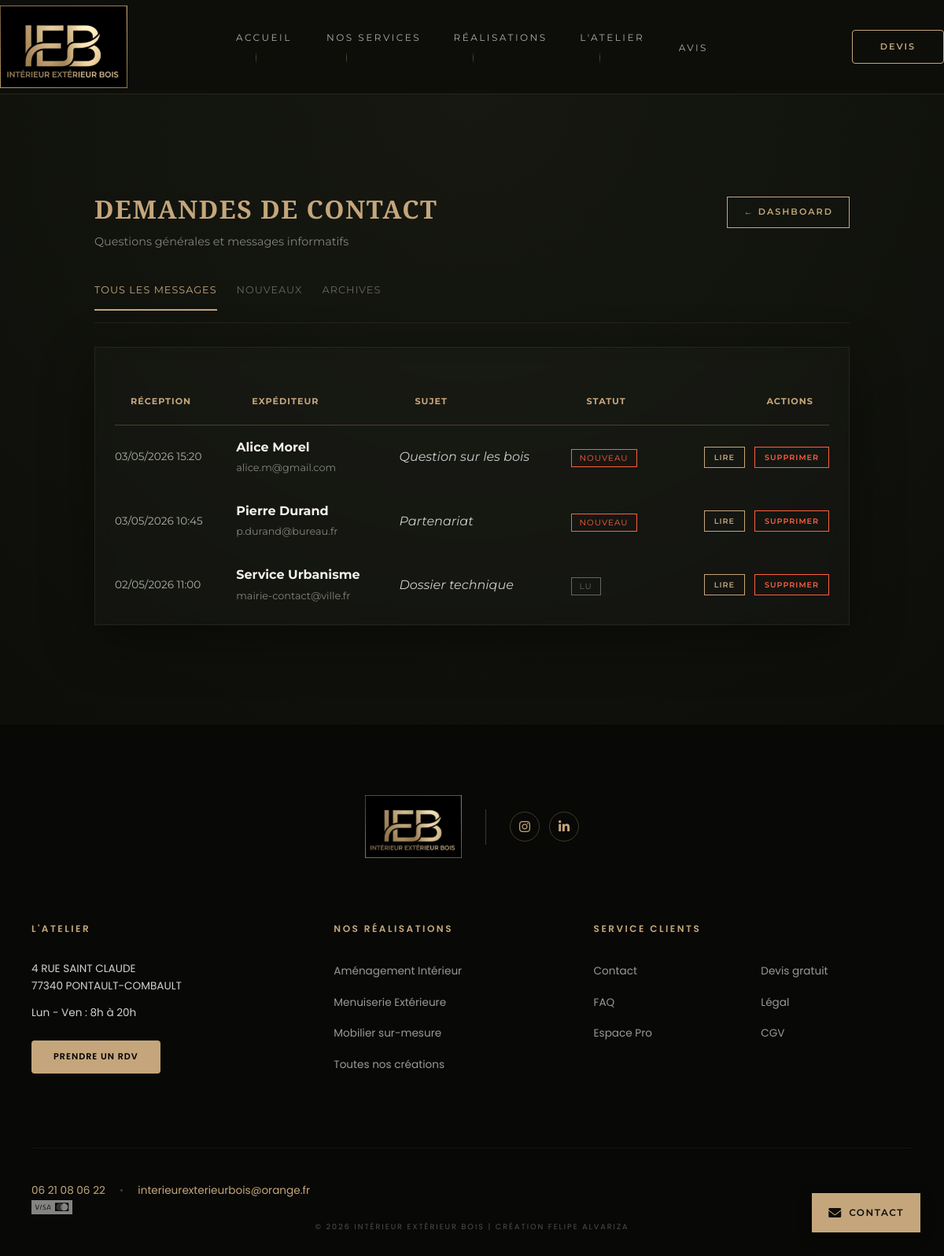
The page /admin/contact.php (signed in) on the database its author committed.
### tables this page shows
CREATE TABLE IF NOT EXISTS `contacts` (
  `id` int(11) NOT NULL AUTO_INCREMENT,
  `nom` varchar(255) DEFAULT NULL,
  `email` varchar(255) DEFAULT NULL,
  `telephone` varchar(50) DEFAULT NULL,
  `sujet` varchar(255) DEFAULT NULL,
  `message` mediumtext DEFAULT NULL,
  `statut` enum('non_lu','lu','corbeille') DEFAULT 'non_lu',
  `date_envoi` datetime DEFAULT current_timestamp(),
  PRIMARY KEY (`id`)
);

### src/admin/contact.php (the view, shortened to what this page needs)
<?php
require_once('../includes/db.php');
$filter = isset($_GET['filter']) ? $_GET['filter'] : 'tous';
if ($filter === 'non_lu') {
    $stmt = $pdo->prepare("SELECT * FROM contacts WHERE statut = 'non_lu' ORDER BY date_envoi DESC");
} elseif ($filter === 'lu') {
    $stmt = $pdo->prepare("SELECT * FROM contacts WHERE statut = 'lu' ORDER BY date_envoi DESC");
} else {
    $stmt = $pdo->prepare("SELECT * FROM contacts WHERE statut != 'corbeille' ORDER BY date_envoi DESC");
}
$stmt->execute();
$contacts = $stmt->fetchAll();
include('../includes/header.php');
?>
<link rel="stylesheet" href="../css/admin.css">
<main class="admin-main">
    <div class="container" style="max-width: 1000px; margin: 0 auto; padding: 0 20px;">
        <div style="display: flex; justify-content: space-between; align-items: flex-start; margin-bottom: 40px;">
            <div>
                <h1 class="serif-gold" style="margin-bottom: 5px;">Demandes de Contact</h1>
                <p style="opacity: 0.5; font-size: 0.9rem;">Questions générales et messages informatifs</p>
            </div>
            <a href="index.php" class="btn-gold" style="font-size: 0.7rem; padding: 10px 20px; width: auto; min-width: unset; text-transform: uppercase; letter-spacing: 2px; text-decoration: none;">
                ← Dashboard
            </a>
        </div>
        <nav class="filter-nav" style="margin-bottom: 30px; display: flex; gap: 25px; border-bottom: 1px solid rgba(197, 166, 124, 0.1); padding-bottom: 15px; align-items: center;">
            <a href="contact.php?filter=tous"
               style="text-decoration: none; font-size: 0.8rem; text-transform: uppercase; letter-spacing: 1px; color: <?= $filter === 'tous' ? 'var(--gold-accent)' : '#666' ?>; border-bottom: 2px solid <?= $filter === 'tous' ? 'var(--gold-accent)' : 'transparent' ?>; padding-bottom: 13px; transition: 0.3s;">
                Tous les messages
            </a>
            <a href="contact.php?filter=non_lu"
               style="text-decoration: none; font-size: 0.8rem; text-transform: uppercase; letter-spacing: 1px; color: <?= $filter === 'non_lu' ? 'var(--gold-accent)' : '#666' ?>; border-bottom: 2px solid <?= $filter === 'non_lu' ? 'var(--gold-accent)' : 'transparent' ?>; padding-bottom: 13px; transition: 0.3s;">
                Nouveaux
            </a>
            <a href="contact.php?filter=lu"
               style="text-decoration: none; font-size: 0.8rem; text-transform: uppercase; letter-spacing: 1px; color: <?= $filter === 'lu' ? 'var(--gold-accent)' : '#666' ?>; border-bottom: 2px solid <?= $filter === 'lu' ? 'var(--gold-accent)' : 'transparent' ?>; padding-bottom: 13px; transition: 0.3s;">
                Archives
            </a>
        </nav>
        <?php if (empty($contacts)): ?>
            <div class="card-premium" style="text-align: center; padding: 60px 20px;">
                <p style="opacity: 0.4; font-family: 'Playfair Display', serif; font-style: italic; font-size: 1.2rem;">
                    Aucun message ne correspond à ce filtre.
                </p>
            </div>
        <?php else: ?>
            <div class="card-premium" style="padding: 10px 25px;">
                <table class="admin-table" style="width: 100%; border-spacing: 0;">
                    <thead>
                        <tr>
                            <th style="text-align:left; padding-bottom: 20px; color: var(--gold-accent); font-size: 0.7rem; text-transform: uppercase; letter-spacing: 1px;">Réception</th>
                            <th style="text-align:left; padding-bottom: 20px; color: var(--gold-accent); font-size: 0.7rem; text-transform: uppercase; letter-spacing: 1px;">Expéditeur</th>
                            <th style="text-align:left; padding-bottom: 20px; color: var(--gold-accent); font-size: 0.7rem; text-transform: uppercase; letter-spacing: 1px;">Sujet</th>
                            <th style="text-align:left; padding-bottom: 20px; color: var(--gold-accent); font-size: 0.7rem; text-transform: uppercase; letter-spacing: 1px;">Statut</th>
                            <th style="text-align:right; padding-bottom: 20px; color: var(--gold-accent); font-size: 0.7rem; text-transform: uppercase; letter-spacing: 1px;">Actions</th>
                        </tr>
                    </thead>
                    <tbody>
                        <?php foreach ($contacts as $c): ?>
                        <tr>
                            <td style="padding: 15px 0; font-size: 0.85rem; opacity: 0.7; border-bottom: 1px solid rgba(197, 166, 124, 0.1);">
                                <?= date('d/m/Y H:i', strtotime($c['date_envoi'])) ?>
                            </td>
                            <td style="padding: 15px 0; border-bottom: 1px solid rgba(197, 166, 124, 0.1);">
                                <strong style="display: block; color: var(--light-beige);"><?= htmlspecialchars($c['nom']) ?></strong>
                                <span style="font-size: 0.8rem; opacity: 0.5;"><?= htmlspecialchars($c['email']) ?></span>
                            </td>
                            <td style="padding: 15px 0; border-bottom: 1px solid rgba(197, 166, 124, 0.1);">
                                <span style="font-style: italic; color: #ccc;"><?= htmlspecialchars($c['sujet']) ?></span>
                            </td>
                            <td style="padding: 15px 0; border-bottom: 1px solid rgba(197, 166, 124, 0.1);">
                                <span class="badge <?= $c['statut'] === 'non_lu' ? 'badge-new' : 'badge-read' ?>">
                                    <?= $c['statut'] === 'non_lu' ? 'Nouveau' : 'Lu' ?>
                                </span>
                            </td>
                            <td style="text-align: right; padding: 15px 0; border-bottom: 1px solid rgba(197, 166, 124, 0.1);">
                                <div style="display: flex; gap: 12px; justify-content: flex-end;">
                                    <a href="view_contact.php?id=<?= $c['id'] ?>" class="btn-mini-gold" style="text-decoration:none;">Lire</a>
                                    <a href="delete_contact.php?id=<?= $c['id'] ?>" class="btn-mini-flush" style="text-decoration:none;" onclick="return confirm('Envoyer ce message à la corbeille ?')">Supprimer</a>
                                </div>
                            </td>
                        </tr>
                        <?php endforeach; ?>
                    </tbody>
                </table>
            </div>
        <?php endif; ?>
    </div>
</main>
<?php include('../includes/footer.php'); ?>

### src/css/style.css (style rules this page uses)
:root { --dark-wood: #0d0e0a; --bg-light: #161811; --light-beige: #f4f1ea; --gold-accent: #c5a67c; --gold-glow: rgba(197, 166, 124, 0.3); --transition-luxe: all 0.6s cubic-bezier(0.16, 1, 0.3, 1); }
.container { width: 90%; max-width: 1400px; margin: 0 auto; }
.card-premium { background: rgba(255,255,255,0.02); border: 1px solid rgba(197,166,124,0.08); box-shadow: 0 20px 60px rgba(0,0,0,0.4); }
* { box-sizing: border-box; margin: 0; padding: 0; }
body { font-family: 'Montserrat', sans-serif; background: linear-gradient( to bottom, #0d0e0a 0%, #141610 30%, #161811 60%, #1a1c14 100% ); color: var(--light-beige); -webkit-font-smoothing: antialiased; line-height: 1.6; overflow-x: hidden; }
h1, h2, h3 { font-family: 'Playfair Display', serif; font-weight: 600; }
.btn-gold { width: 100%; padding: 20px; background: var(--gold-accent); color: #1a1c14; border: none; text-transform: uppercase; letter-spacing: 3px; font-weight: 700; cursor: pointer; transition: all 0.4s ease; margin-top: 10px; }
:root { --gold-accent: #c5a67c; --gold-glow: rgba(197, 166, 124, 0.4); --light-beige: #f5f5f0; }
html { scroll-behavior: smooth; }
h1, h2 { letter-spacing: -0.02em; }
html, body { max-width: 100%; overflow-x: hidden; width: 100%; }

### src/css/header.css (style rules this page uses)
html, body { max-width: 100%; overflow-x: hidden; width: 100%; position: relative; }
html, body { max-width: 100% !important; overflow-x: hidden !important; position: relative; width: 100%; }

### src/css/admin.css (style rules this page uses)
:root { --dark-wood: #0d0e0a; --bg-light: #161811; --light-beige: #f4f1ea; --gold-accent: #c5a67c; --gold-glow: rgba(197, 166, 124, 0.2); --transition-luxe: all 0.6s cubic-bezier(0.16, 1, 0.3, 1); }
body { background-color: var(--dark-wood); color: var(--light-beige); font-family: 'Montserrat', sans-serif; margin: 0; line-height: 1.6; }
.admin-main { padding: 120px 0; background: radial-gradient(circle at top center, var(--bg-light) 0%, var(--dark-wood) 100%); min-height: 100vh; }
.serif-gold { font-family: 'Playfair Display', serif; color: var(--gold-accent); letter-spacing: 1.5px; font-weight: 600; text-transform: uppercase; }
.card-premium { background: rgba(255, 255, 255, 0.02); border: 1px solid rgba(197, 166, 124, 0.1); padding: 40px; position: relative; transition: var(--transition-luxe); overflow: hidden; backdrop-filter: blur(10px); }
.admin-table { width: 100%; border-collapse: separate; border-spacing: 0 15px; margin-top: 40px; }
.admin-table th { text-align: left; padding: 10px 20px; font-size: 0.75rem; text-transform: uppercase; letter-spacing: 2px; color: var(--gold-accent); border-bottom: 1px solid rgba(197, 166, 124, 0.3); }
.admin-table tr { background: rgba(255, 255, 255, 0.03); transition: var(--transition-luxe); }
.admin-table td { padding: 20px; border-top: 1px solid rgba(197, 166, 124, 0.05); border-bottom: 1px solid rgba(197, 166, 124, 0.05); }
.btn-gold { display: inline-block; padding: 12px 25px; background: transparent; border: 1px solid var(--gold-accent); color: var(--gold-accent); text-decoration: none; text-transform: uppercase; font-size: 0.8rem; letter-spacing: 1px; font-weight: 600; transition: var(--transition-luxe); }
.badge { font-size: 0.65rem; padding: 4px 10px; letter-spacing: 1px; text-transform: uppercase; border: 1px solid currentColor; }
.badge-new { color: #ff5f40; }
.badge-read { color: #666; }
.filter-nav a { transition: var(--transition-luxe); position: relative; }
.btn-mini-gold, .btn-mini-flush { display: inline-block; padding: 5px 12px; text-decoration: none; text-transform: uppercase; font-size: 0.6rem; letter-spacing: 1px; font-weight: 600; transition: var(--transition-luxe); border: 1px solid; width: auto; }
.btn-mini-gold { border-color: var(--gold-accent); color: var(--gold-accent); }
.btn-mini-flush { border-color: #ff5f40; color: #ff5f40; }
.admin-table tr { background: transparent !important; border-bottom: 1px solid rgba(197, 166, 124, 0.1); }
.admin-table tr:last-child { border-bottom: none; }
.admin-table td { border: none !important; }
.filter-nav { display: flex; gap: 15px; margin-bottom: 40px; border-bottom: 1px solid rgba(197, 166, 124, 0.1); padding-bottom: 20px; }

### src/css/footer.css (style rules this page uses)
html, body { max-width: 100%; overflow-x: hidden; width: 100%; height: 100%; margin: 0; padding: 0; position: relative; }

### rows shown on the page
contacts: date_envoi "03/05/2026 15:20", nom "Alice Morel", email "alice.m@gmail.com", sujet "Question sur les bois", statut "NOUVEAU"
contacts: date_envoi "03/05/2026 10:45", nom "Pierre Durand", email "p.durand@bureau.fr", sujet "Partenariat", statut "NOUVEAU"
contacts: date_envoi "02/05/2026 11:00", nom "Service Urbanisme", email "mairie-contact@ville.fr", sujet "Dossier technique", statut "LU"
